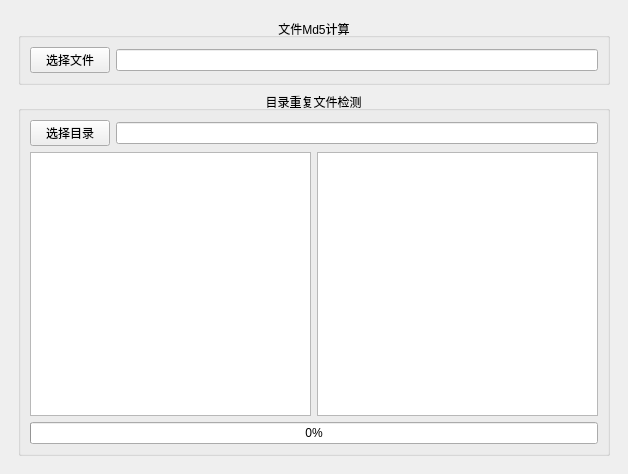
<?xml version="1.0" encoding="UTF-8"?>
<ui version="4.0">
 <class>MainWindow</class>
 <widget class="QMainWindow" name="MainWindow">
  <property name="geometry">
   <rect>
    <x>0</x>
    <y>0</y>
    <width>628</width>
    <height>474</height>
   </rect>
  </property>
  <property name="windowTitle">
   <string>MainWindow</string>
  </property>
  <widget class="QWidget" name="shadowWidget">
   <property name="sizePolicy">
    <sizepolicy hsizetype="Preferred" vsizetype="Preferred">
     <horstretch>0</horstretch>
     <verstretch>0</verstretch>
    </sizepolicy>
   </property>
   <layout class="QGridLayout" name="gridLayout_8">
    <item row="0" column="0">
     <widget class="QWidget" name="widget" native="true">
      <property name="sizePolicy">
       <sizepolicy hsizetype="Preferred" vsizetype="Expanding">
        <horstretch>0</horstretch>
        <verstretch>0</verstretch>
       </sizepolicy>
      </property>
      <layout class="QGridLayout" name="gridLayout_5">
       <item row="1" column="0">
        <widget class="QGroupBox" name="groupBox_2">
         <property name="title">
          <string>目录重复文件检测</string>
         </property>
         <property name="alignment">
          <set>Qt::AlignCenter</set>
         </property>
         <layout class="QGridLayout" name="gridLayout_7">
          <item row="2" column="0">
           <widget class="QProgressBar" name="progressBar">
            <property name="value">
             <number>0</number>
            </property>
           </widget>
          </item>
          <item row="1" column="0">
           <layout class="QHBoxLayout" name="horizontalLayout">
            <item>
             <widget class="QListWidget" name="listWidget"/>
            </item>
            <item>
             <widget class="QListWidget" name="listWidget_2">
              <property name="contextMenuPolicy">
               <enum>Qt::CustomContextMenu</enum>
              </property>
             </widget>
            </item>
           </layout>
          </item>
          <item row="0" column="0">
           <layout class="QHBoxLayout" name="horizontalLayout_2">
            <item>
             <widget class="QPushButton" name="btnSelectDir">
              <property name="text">
               <string>选择目录</string>
              </property>
             </widget>
            </item>
            <item>
             <widget class="QLineEdit" name="lineDIrShow"/>
            </item>
           </layout>
          </item>
         </layout>
        </widget>
       </item>
       <item row="0" column="0">
        <widget class="QGroupBox" name="groupBox">
         <property name="layoutDirection">
          <enum>Qt::LeftToRight</enum>
         </property>
         <property name="title">
          <string>文件Md5计算</string>
         </property>
         <property name="alignment">
          <set>Qt::AlignCenter</set>
         </property>
         <layout class="QGridLayout" name="gridLayout_6">
          <item row="0" column="1">
           <widget class="QLineEdit" name="leMd5Show"/>
          </item>
          <item row="0" column="0">
           <widget class="QPushButton" name="btnSelectFile">
            <property name="text">
             <string>选择文件</string>
            </property>
           </widget>
          </item>
         </layout>
        </widget>
       </item>
      </layout>
     </widget>
    </item>
   </layout>
  </widget>
 </widget>
 <resources/>
 <connections/>
</ui>
